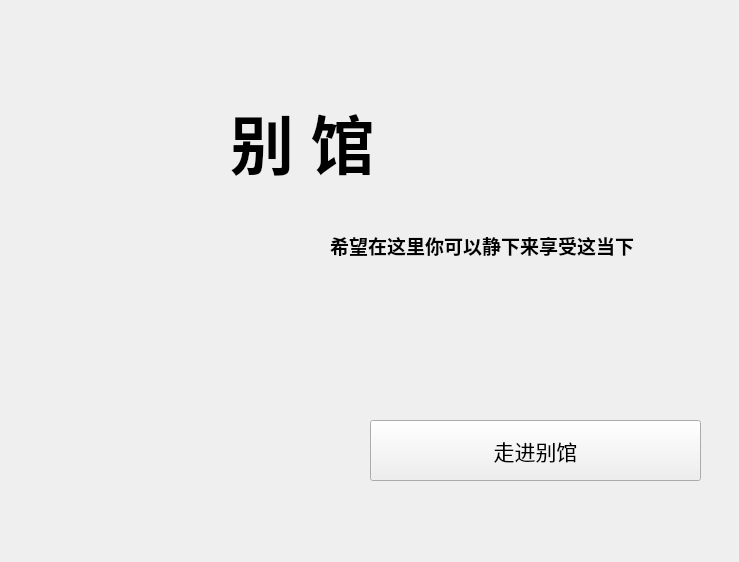
<?xml version="1.0" encoding="UTF-8"?>
<ui version="4.0">
 <class>first_page</class>
 <widget class="QWidget" name="first_page">
  <property name="geometry">
   <rect>
    <x>0</x>
    <y>0</y>
    <width>739</width>
    <height>562</height>
   </rect>
  </property>
  <property name="windowTitle">
   <string>first_page</string>
  </property>
  <widget class="QLabel" name="store_name">
   <property name="geometry">
    <rect>
     <x>230</x>
     <y>90</y>
     <width>211</width>
     <height>101</height>
    </rect>
   </property>
   <property name="font">
    <font>
     <family>微软雅黑 Light</family>
     <pointsize>48</pointsize>
     <weight>75</weight>
     <bold>true</bold>
    </font>
   </property>
   <property name="text">
    <string>别 馆</string>
   </property>
  </widget>
  <widget class="QPushButton" name="pushButton_login">
   <property name="geometry">
    <rect>
     <x>370</x>
     <y>420</y>
     <width>331</width>
     <height>61</height>
    </rect>
   </property>
   <property name="font">
    <font>
     <family>微软雅黑 Light</family>
     <pointsize>16</pointsize>
    </font>
   </property>
   <property name="text">
    <string>走进别馆</string>
   </property>
   <property name="icon">
    <iconset resource="../QTphoto/image.qrc">
     <normaloff>:/icon/tea.jpg</normaloff>:/icon/tea.jpg</iconset>
   </property>
   <property name="iconSize">
    <size>
     <width>55</width>
     <height>55</height>
    </size>
   </property>
  </widget>
  <widget class="QLabel" name="store_slogan">
   <property name="geometry">
    <rect>
     <x>330</x>
     <y>230</y>
     <width>411</width>
     <height>31</height>
    </rect>
   </property>
   <property name="font">
    <font>
     <family>微软雅黑 Light</family>
     <pointsize>14</pointsize>
     <weight>75</weight>
     <bold>true</bold>
    </font>
   </property>
   <property name="text">
    <string>希望在这里你可以静下来享受这当下</string>
   </property>
  </widget>
 </widget>
 <layoutdefault spacing="6" margin="11"/>
 <resources>
  <include location="../QTphoto/image.qrc"/>
 </resources>
 <connections/>
</ui>
